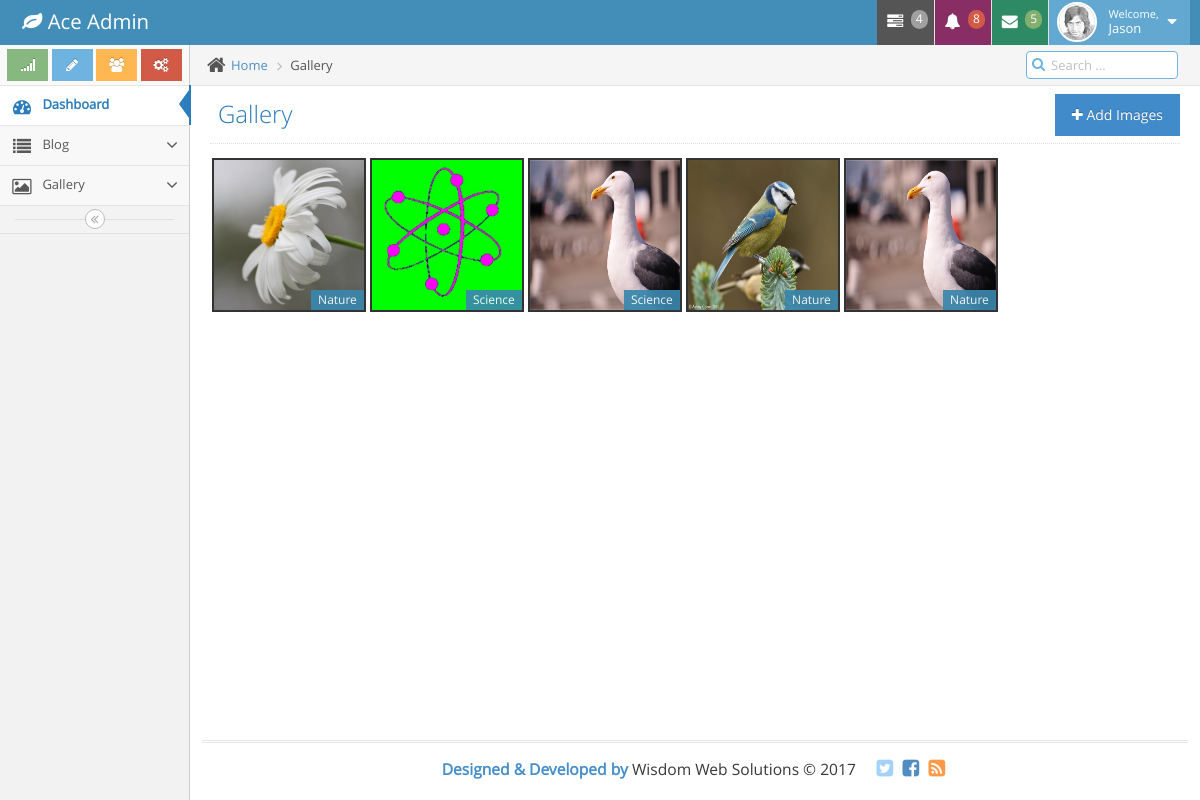
/gallery.php (signed in), run on the app's committed database.
### tables this page shows
CREATE TABLE IF NOT EXISTS `tbl_gallery` (
`id` int(11) NOT NULL,
  `gal_cat` int(11) NOT NULL,
  `name` varchar(255) NOT NULL,
  `created_at` datetime NOT NULL DEFAULT CURRENT_TIMESTAMP
);

CREATE TABLE IF NOT EXISTS `tbl_gallery_cat` (
`cat_id` int(11) NOT NULL,
  `cat_name` varchar(255) NOT NULL,
  `created_at` datetime NOT NULL DEFAULT CURRENT_TIMESTAMP
);

### gallery.php (the view, shortened to what this page needs)
<?php
	include 'include/connection.php';
?>
<!DOCTYPE html>
<html lang="en">
	<head>
		<link rel="stylesheet" href="assets/css/bootstrap.min.css" />
		<link rel="stylesheet" href="assets/font-awesome/4.5.0/css/font-awesome.min.css" />
		<link rel="stylesheet" href="assets/css/colorbox.min.css" />
		<link rel="stylesheet" href="assets/css/ace.min.css" class="ace-main-stylesheet" id="main-ace-style" />
		<link rel="stylesheet" href="assets/css/ace-skins.min.css" />
		<link rel="stylesheet" href="assets/css/ace-rtl.min.css" />
	</head>
	<body class="no-skin">
		<?php include 'include/header.php'; ?>
		<div class="main-container ace-save-state" id="main-container">
			<?php include 'include/sidebar.php'; ?>
			<div class="main-content">
				<div class="main-content-inner">
					<div class="breadcrumbs ace-save-state" id="breadcrumbs">
						<ul class="breadcrumb">
							<li>
								<i class="ace-icon fa fa-home home-icon"></i>
								<a href="#">Home</a>
							</li>
							<li class="active">Gallery</li>
						</ul>
						<div class="nav-search" id="nav-search">
							<form class="form-search">
								<span class="input-icon">
									<input type="text" placeholder="Search ..." class="nav-search-input" id="nav-search-input" autocomplete="off" />
									<i class="ace-icon fa fa-search nav-search-icon"></i>
								</span>
							</form>
						</div>
					</div>
					<div class="page-content">
<a href="gallery-add.php" class="btn btn-primary pull-right"><i class="fa fa-plus"></i> Add Images</a>
						<div class="page-header">
							<h1>
								Gallery
							</h1>
						</div>
						<div class="row">
							<div class="col-xs-12">
	<div>
		<ul class="ace-thumbnails clearfix">
	<?php
		$sql = "SELECT * FROM tbl_gallery INNER JOIN tbl_gallery_cat ON tbl_gallery.gal_cat = tbl_gallery_cat.cat_id ";
		$result = $conn->query($sql);
		while($row = $result->fetch_array()) {
	?>
			<li>
				<a href="uploads/gallery/<?php echo $row['name']; ?>" title="" data-rel="colorbox">
					<img width="150" height="150" alt="150x150" src="uploads/gallery/<?php echo $row['name']; ?>" />
				</a>
				<div class="tags">
					<span class="label-holder">
						<span class="label label-info"><?php echo $row['cat_name']; ?></span>
					</span>
				</div>
			</li>
<?php } ?>
		</ul>
	</div>
							</div>
						</div>
					</div>
				</div>
			</div>
			<?php include 'include/footer.php'; ?>
		</div>
	</body>
</html>

### include/header.php (shortened to what this page needs)
<div id="navbar" class="navbar navbar-default          ace-save-state">
			<div class="navbar-container ace-save-state" id="navbar-container">
				<div class="navbar-header pull-left">
					<a href="index.php" class="navbar-brand">
						<small>
							<i class="fa fa-leaf"></i>
							Ace Admin
						</small>
					</a>
				</div>
				<div class="navbar-buttons navbar-header pull-right" role="navigation">
					<ul class="nav ace-nav">
						<li class="grey dropdown-modal">
							<a data-toggle="dropdown" class="dropdown-toggle" href="#">
								<i class="ace-icon fa fa-tasks"></i>
								<span class="badge badge-grey">4</span>
							</a>
						</li>
						<li class="purple dropdown-modal">
							<a data-toggle="dropdown" class="dropdown-toggle" href="#">
								<i class="ace-icon fa fa-bell icon-animated-bell"></i>
								<span class="badge badge-important">8</span>
							</a>
						</li>
						<li class="green dropdown-modal">
							<a data-toggle="dropdown" class="dropdown-toggle" href="#">
								<i class="ace-icon fa fa-envelope icon-animated-vertical"></i>
								<span class="badge badge-success">5</span>
							</a>
						</li>
						<li class="light-blue dropdown-modal">
							<a data-toggle="dropdown" href="#" class="dropdown-toggle">
								<img class="nav-user-photo" src="assets/images/avatars/user.jpg" alt="Jason's Photo" />
								<span class="user-info">
									<small>Welcome,</small>
									Jason
								</span>
								<i class="ace-icon fa fa-caret-down"></i>
							</a>
						</li>
					</ul>
				</div>
			</div>
		</div>

### include/sidebar.php (shortened to what this page needs)
<div id="sidebar" class="sidebar                  responsive                    ace-save-state">
				<div class="sidebar-shortcuts" id="sidebar-shortcuts">
					<div class="sidebar-shortcuts-large" id="sidebar-shortcuts-large">
						<button class="btn btn-success">
							<i class="ace-icon fa fa-signal"></i>
						</button>
						<button class="btn btn-info">
							<i class="ace-icon fa fa-pencil"></i>
						</button>
						<button class="btn btn-warning">
							<i class="ace-icon fa fa-users"></i>
						</button>
						<button class="btn btn-danger">
							<i class="ace-icon fa fa-cogs"></i>
						</button>
					</div>
				</div>
				<ul class="nav nav-list">
					<li class="active">
						<a href="index.php">
							<i class="menu-icon fa fa-tachometer"></i>
							<span class="menu-text"> Dashboard </span>
						</a>
					</li>
					<li class="">
						<a href="#" class="dropdown-toggle">
							<i class="menu-icon fa fa-list"></i>
							<span class="menu-text"> Blog </span>
							<b class="arrow fa fa-angle-down"></b>
						</a>
					</li>
					<li class="">
						<a href="#" class="dropdown-toggle">
							<i class="menu-icon fa fa-picture-o"></i>
							<span class="menu-text"> Gallery </span>
							<b class="arrow fa fa-angle-down"></b>
						</a>
					</li>
				</ul>
				<div class="sidebar-toggle sidebar-collapse" id="sidebar-collapse">
					<i id="sidebar-toggle-icon" class="ace-icon fa fa-angle-double-left ace-save-state" data-icon1="ace-icon fa fa-angle-double-left" data-icon2="ace-icon fa fa-angle-double-right"></i>
				</div>
			</div>

### include/footer.php (shortened to what this page needs)
<div class="footer">
				<div class="footer-inner">
					<div class="footer-content">
						<span class="bigger-120">
							<span class="blue bolder">Designed &amp; Developed by</span>
							Wisdom Web Solutions &copy; 2017
						</span>
						<span class="action-buttons">
							<a href="#">
								<i class="ace-icon fa fa-twitter-square light-blue bigger-150"></i>
							</a>
							<a href="#">
								<i class="ace-icon fa fa-facebook-square text-primary bigger-150"></i>
							</a>
							<a href="#">
								<i class="ace-icon fa fa-rss-square orange bigger-150"></i>
							</a>
						</span>
					</div>
				</div>
			</div>

### data on the page
tbl_gallery: name (picture), tbl_gallery_cat.cat_name "Nature"
tbl_gallery: name (picture), tbl_gallery_cat.cat_name "Science"
tbl_gallery: name (picture), tbl_gallery_cat.cat_name "Science"
tbl_gallery: name (picture), tbl_gallery_cat.cat_name "Nature"
tbl_gallery: name (picture), tbl_gallery_cat.cat_name "Nature"
